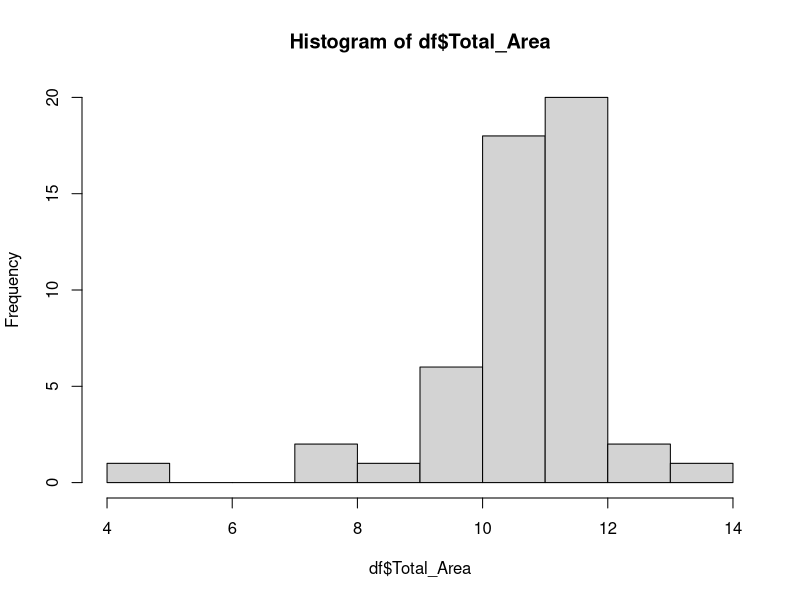
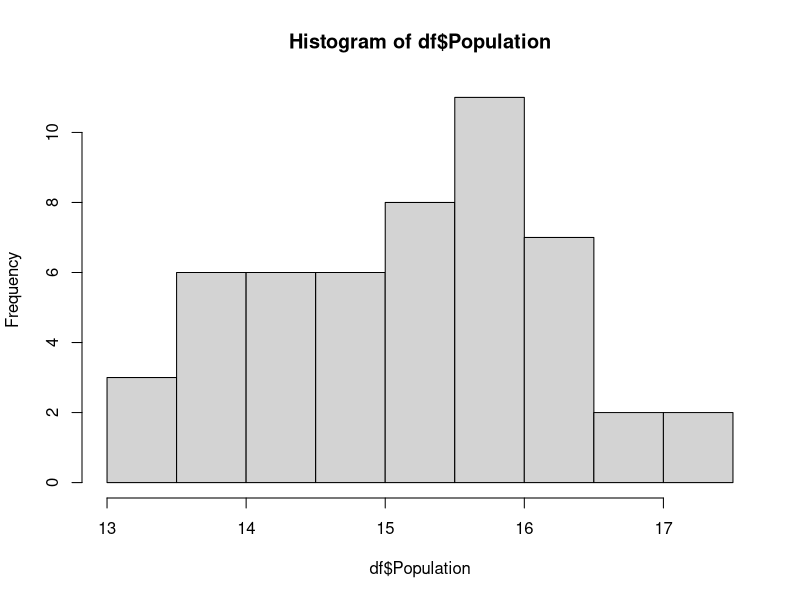
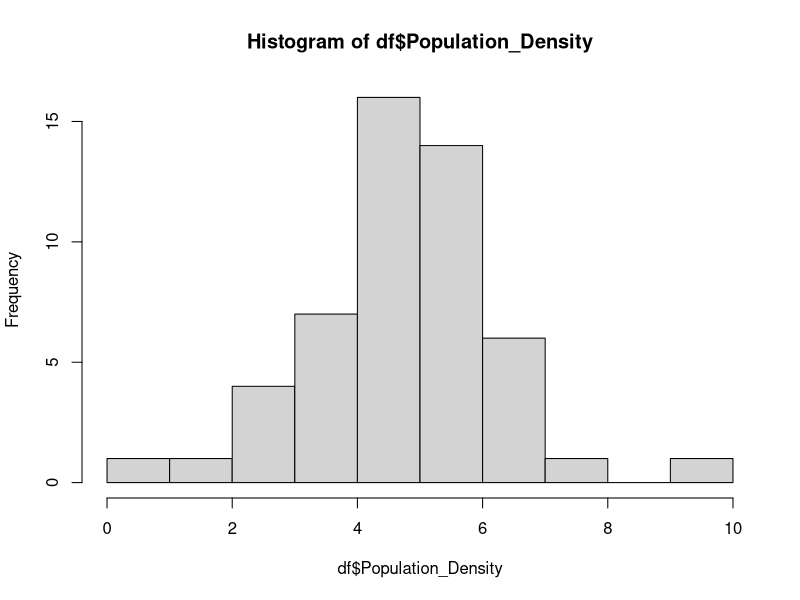
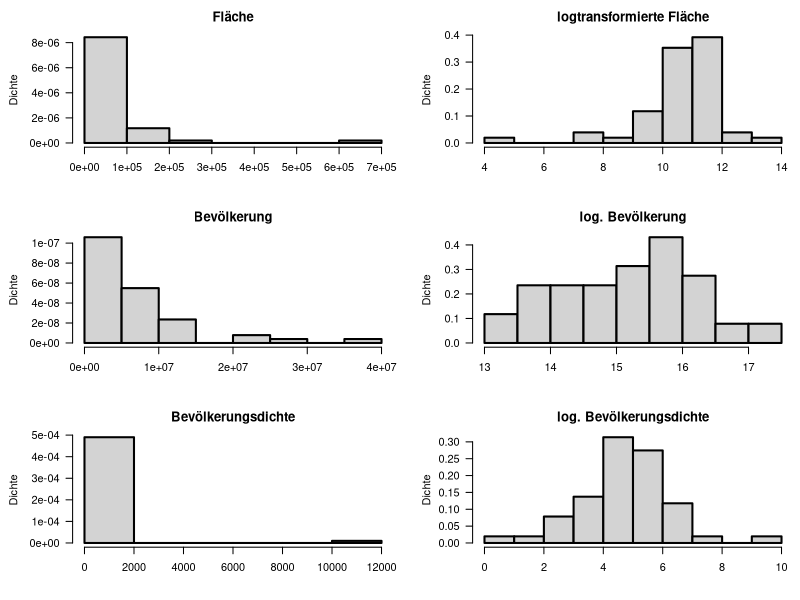
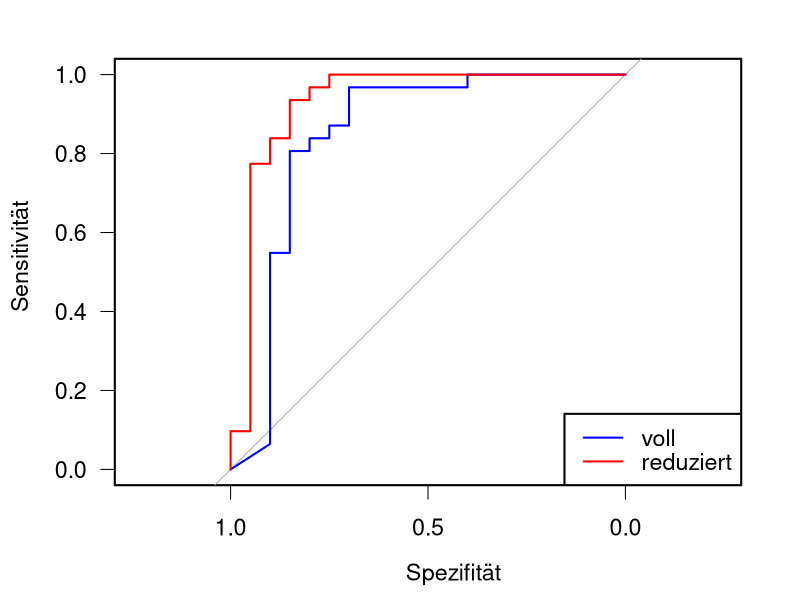

Here is the R script that generated these plots, in order:
# Laden der notwendigen Pakete
library(pROC) # ROC-Kurvenanalyse und AUC-Berechnung
library(caret) # Kreuzvalidierung und Vergleich von Modellen

setwd("C:/Users/Hanji/OneDrive/Studium/WS 24-25/Fallstudien/Projekt 5")
df <- read.csv("US_election_2024.csv", sep = ";", dec = ",")
head(df)
str(df)

dim(df)
#51 11

summary(df)
#keine NA Werte

#Deskriptive Analyse

table(df$State)
#Eine Beobachung aus jedem Staat

table(df$Leading_Candidate)
# Harris  Trump 
# 20     31 

#Statistische Kennwerte für kardinal stetig skalierte Variablen
num_stat <- function(data) {
  var_name <- variable.names(df[3:10])
  result <- matrix(NA, nrow = length(data), ncol = 8)
  colnames(result) <- c("Merkmal", "min", "q0.25", "q0.5", 
                        "Arith. Mittel", "q0.75", "max", "sd")
  for(i in 1:length(data)) {
    var_data <- data[[i]]
    
    q1 <- quantile(var_data, 0.25, type = 2)
    q3 <- quantile(var_data, 0.75, type = 2)
    
    result[i, 1] <- var_name[i]
    result[i, 2] <- sprintf("%.3f", min(var_data))
    result[i, 3] <- sprintf("%.3f", q1)
    result[i, 4] <- sprintf("%.3f", median(var_data))
    result[i, 5] <- sprintf("%.3f", mean(var_data))
    result[i, 6] <- sprintf("%.3f", q3)
    result[i, 7] <- sprintf("%.3f", max(var_data))
    result[i, 8] <- sprintf("%.3f", sd(var_data))
  } 
  return(as.data.frame(result))
}
num_stat(df[,3:10])

df$Total_Area_alt <- df$Total_Area
df$Total_Area <- log(df$Total_Area)
print(df$Total_Area)
hist(df$Total_Area)

df$Population_alt <- df$Population
df$Population <- log(df$Population)
print(df$Population)
hist(df$Population)

df$Population_Density_alt <- df$Population_Density
df$Population_Density <- log(df$Population_Density)
print(df$Population_Density)
hist(df$Population_Density)

#Histogramme
windows(width = 10, height = 10)
opar <- par (mar = c(4, 5.5, 2.5, 0.5), lwd = 2,
             cex = 1.4, las = 1, mfrow = c(3,2))
hist(df$Total_Area_alt, main = "Fläche",
     freq = FALSE, ylab = "", xlab = "")
title(ylab = "Dichte", line = 4)
hist(df$Total_Area, main = "logtransformierte Fläche",
     freq = FALSE, ylab = "", xlab = "")
title(ylab = "Dichte", line = 3)
hist(df$Population_alt, main = "Bevölkerung",
     freq = FALSE, ylab = "", xlab = "")
title(ylab = "Dichte", line = 4)
hist(df$Population, main = "log. Bevölkerung",
     freq = FALSE, ylab = "", xlab = "")
title(ylab = "Dichte", line = 3)
hist(df$Population_Density_alt, main = "Bevölkerungsdichte",
     freq = FALSE, ylab = "", xlab = "")
title(ylab = "Dichte", line = 4)
hist(df$Population_Density, main = "log. Bevölkerungsdichte",
     freq = FALSE, ylab = "", xlab = "")
title(ylab = "Dichte", line = 3)
par(opar)

################################################################################

# Aufgabe 1 - die Zielvariable Leading_Candidate modellieren
# Harris = 0, Trump = 1 kodieren (da wir Logistische Regression verwenden, 
# muss die Zielvariable numerisch sein und als 0 und 1 kodiert werden)
df$Leading_Candidate <- ifelse(df$Leading_Candidate == "Harris", 0, 1)
df$Leading_Candidate <- as.factor(df$Leading_Candidate)

# Logistische Regression
Modell_voll <- glm(df$Leading_Candidate ~ df$Total_Area + df$Population
                   + df$Median_Age + df$Birth_Rate + df$HDI + df$Unemployment_Rate + df$Median_Rent
                   + df$Health_Insurance_Coverage, family = binomial)

# Ergebnisse anzeigen
summary(Modell_voll)

# Call:
#   glm(formula = df$Leading_Candidate ~ df$Total_Area + df$Population + 
#         df$Median_Age + df$Birth_Rate + df$HDI + df$Unemployment_Rate + 
#         df$Median_Rent + df$Health_Insurance_Coverage, family = binomial)
# 
# Coefficients:
#   Estimate Std. Error z value Pr(>|z|)
# (Intercept)                   1.325e+02  8.332e+01   1.590    0.112
# df$Total_Area                 1.060e+00  1.495e+00   0.709    0.478
# df$Population                 1.667e+00  1.071e+00   1.557    0.119
# df$Median_Age                -2.686e-01  5.962e-01  -0.450    0.652
# df$Birth_Rate                 5.353e-02  2.768e-01   0.193    0.847
# df$HDI                       -6.299e+01  6.179e+01  -1.019    0.308
# df$Unemployment_Rate         -2.392e+02  1.733e+02  -1.381    0.167
# df$Median_Rent               -7.343e-03  5.643e-03  -1.301    0.193
# df$Health_Insurance_Coverage -9.046e+01  6.638e+01  -1.363    0.173
# 
# (Dispersion parameter for binomial family taken to be 1)
# 
# Null deviance: 68.310  on 50  degrees of freedom
# Residual deviance: 16.198  on 42  degrees of freedom
# AIC: 34.198
# 
# Number of Fisher Scoring iterations: 8

################################################################################
# Aufgabe 2

# Schrittweise Selektion basierend auf AIC
# Durchführung der Schrittweisen Selektion (beide Richtungen)
Modell_reduziert <- step(Modell_voll, direction = "both", trace = 0)

# Zusammenfassung des ausgewählten Modells
summary(Modell_reduziert)

# Call:
#   glm(formula = df$Leading_Candidate ~ df$Population + df$Median_Age + 
#         df$Unemployment_Rate + df$Median_Rent + df$Health_Insurance_Coverage, 
#       family = binomial)
# 
# Coefficients:
#   Estimate Std. Error z value Pr(>|z|)   
# (Intercept)                   1.431e+02  5.250e+01   2.725  0.00642 **
# df$Population                 1.672e+00  9.192e-01   1.819  0.06887 . 
# df$Median_Age                -3.783e-01  2.961e-01  -1.278  0.20129   
# df$Unemployment_Rate         -1.818e+02  1.274e+02  -1.427  0.15345   
# df$Median_Rent               -1.163e-02  4.348e-03  -2.676  0.00745 **
# df$Health_Insurance_Coverage -1.404e+02  5.540e+01  -2.534  0.01126 * 
#   ---
#   Signif. codes:  0 ‘***’ 0.001 ‘**’ 0.01 ‘*’ 0.05 ‘.’ 0.1 ‘ ’ 1
# 
# (Dispersion parameter for binomial family taken to be 1)
# 
# Null deviance: 68.310  on 50  degrees of freedom
# Residual deviance: 17.524  on 45  degrees of freedom
# AIC: 29.524
# 
# Number of Fisher Scoring iterations: 8

# Konfidenzintervalle der Koeffizienten
confint.default(Modell_reduziert)
#                                       2.5 %        97.5 %
#  (Intercept)                    40.18578546 245.969897615
#  df$Population                  -0.12929658   3.473717303
#  df$Median_Age                  -0.95863441   0.201945736
#  df$Unemployment_Rate         -431.53963693  67.841629156
#  df$Median_Rent                 -0.02015508  -0.003113086
#  df$Health_Insurance_Coverage -248.97290664 -31.820859017

# Vergleich der Modelle anhand von AIC
cat("AIC des vollständigen Modells:", AIC(Modell_voll), "\n")
# AIC des vollständigen Modells: 34.19821 

cat("AIC des reduzierten Modells:", AIC(Modell_reduziert), "\n")
# AIC des reduzierten Modells: 29.5241 

###############################################################################
#Aufgabe 3

# Alle erklärenden Variablen
formula_full <- Leading_Candidate ~ Total_Area + Population +
  Median_Age + Birth_Rate + HDI + Unemployment_Rate +
  Median_Rent + Health_Insurance_Coverage

# Reduziertes Modell (basierend auf stepwise AIC)
formula_reduced <- Leading_Candidate ~ Population + Median_Age +
  Unemployment_Rate + Median_Rent + Health_Insurance_Coverage

#10-fache Kreuzvalidierung
set.seed(123456)
ctrl <- trainControl(
  method = "cv",            # k-Fold CV
  number = 10,
  classProbs = TRUE,        # damit caret Probability Estimates zurückgibt
  summaryFunction = twoClassSummary,  # AUC, Sens, Spez ...
  savePredictions = "final" # Vorhersagen speichern für eigenes ROC-Plotting
)

# Faktor-Level anpassen, damit caret "positiv" / "negativ" versteht
# Zum Beispiel: Level 1 = "Trump", Level 0 = "Harris"
df$Leading_Candidate <- as.factor(df$Leading_Candidate)
levels(df$Leading_Candidate) <- c("Harris", "Trump")

# 1. Vollständiges Modell
model_full_cv <- train(
  formula_full,
  data       = df,
  method     = "glm",
  family     = "binomial",
  metric     = "ROC",   # Maximiert AUC (ROC) statt Accuracy
  trControl  = ctrl
)

# 2. Reduziertes Modell
model_red_cv <- train(
  formula_reduced,
  data       = df,
  method     = "glm",
  family     = "binomial",
  metric     = "ROC",
  trControl  = ctrl
)

# Trainingsresultate ansehen (AUC aus der CV, Kappa, Accuracy, usw.)
model_full_cv
model_red_cv

# Beispiel:
preds_full <- model_full_cv$pred
head(preds_full)
# Hier stehen die Spalten "obs" (wahre Klasse), "Trump" (Vorhersage-WK für Trump)
# und "Harris" (Vorhersage-WK für Harris). 
# Beachten Sie, dass caret ggf. intern die Levels sortiert: 
# Positiv = Trump, Negativ = Harris.

roc_full <- roc(response = preds_full$obs,
                predictor = preds_full$Trump,
                levels    = c("Harris","Trump"))

roc_full <- roc(response = preds_full$obs,
                predictor = preds_full$Trump,
                levels    = c("Harris","Trump"))

windows(width = 7)
opar <- par (mar = c( 3.3, 4, 0.2, 0.2), lwd = 2,
             cex = 1.4, las = 1)
plot(roc_full, col="blue", xlab = "", ylab = "")

# Dasselbe für das reduzierte Modell
preds_red <- model_red_cv$pred
roc_red   <- roc(response = preds_red$obs,
                 predictor = preds_red$Trump,
                 levels    = c("Harris","Trump"))
lines(roc_red, col="red", xlab = "", ylab = "")
legend("bottomright", legend=c("voll","reduziert"), col=c("blue","red"), lwd=2)
title(xlab = "Spezifität", line = 1.8)
title(ylab = "Sensitivität", line = 2.8)
par(opar)

auc(roc_full)
# Area under the curve: 0.8468
auc(roc_red)
# Area under the curve: 0.9306
